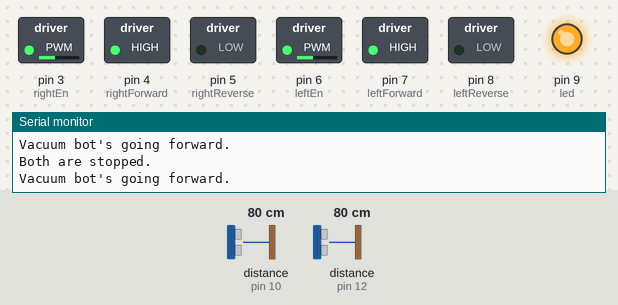
The sketch below on a simulated Arduino Uno, built with avr-gcc and run on an emulated ATmega328P. On the bench: switched loads named in the sketch (green lamp = pin HIGH), output pins drawn as LEDs (lit = HIGH), the last lines printed to the serial monitor. Wiring (inferred from the names in the program): 2 × ultrasonic range finder: trigger pin 11, echo pin 10 / trigger pin 13, echo pin 12. Dashed ring = blinking. The inputs (shaded band) are chosen by the test bench; at power-on: distance to the obstacle (sensors on pin 12, pin 10) 80 cm. The echo pulse lasts 58.3 µs per cm; pins used as bus, display or sensor lines are not drawn.

Above: at 1.2 s.
1.3 s: distance to the obstacle (sensor on pin 12) set to 33 cm
4.3 s: distance to the obstacle (sensor on pin 12) set to 27 cm
At 5.05 s:
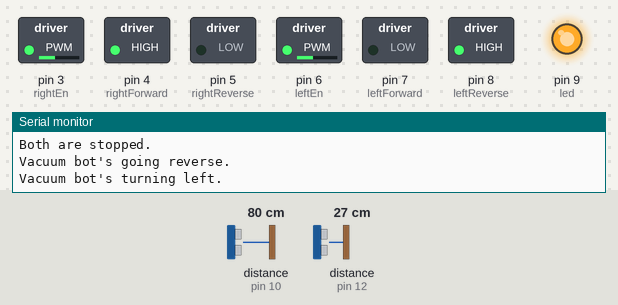
7.3 s: distance to the obstacle (sensor on pin 10) set to 28 cm
10.3 s: distance to the obstacle (sensor on pin 10) set to 23 cm
At 11.16 s:
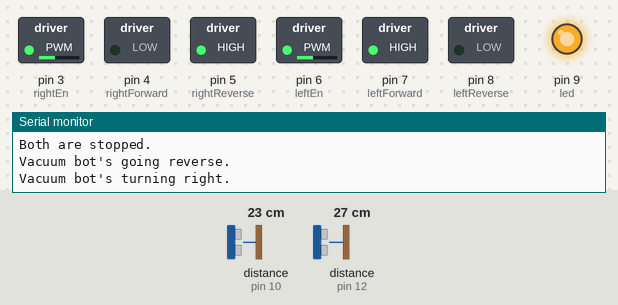
13.3 s: distance to the obstacle (sensor on pin 10) set to 35 cm
At 13.73 s:
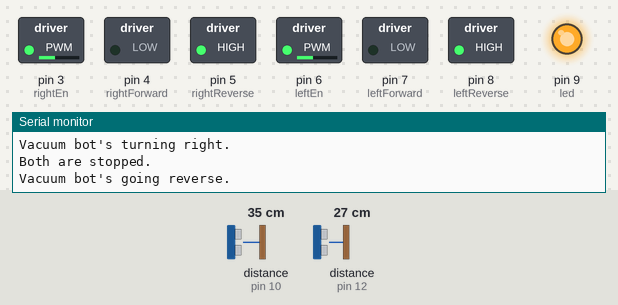
16.3 s: distance to the obstacle (sensor on pin 10) set to 2 cm
At 16.89 s:
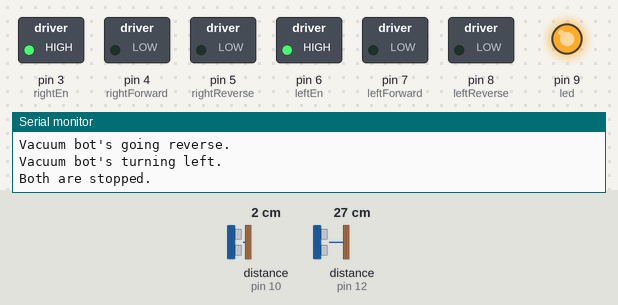
Timing chart, 0 to 20.3 s (numbered marks = the images above; inputs shaded):
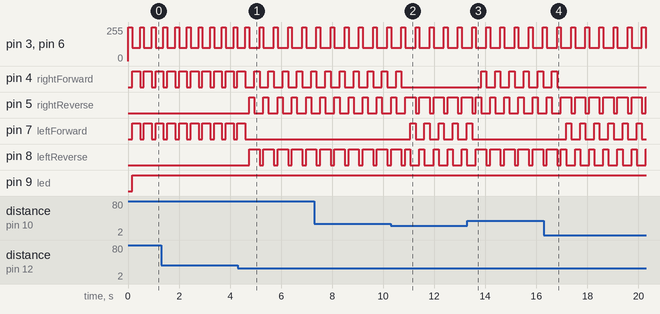

The sketch:

vacuumRobot.ino
```cpp
//HCSR-04
#define rightTrig 13
#define rightEcho 12
#define leftTrig 11
#define leftEcho 10
//L298N
#define rightEn 3
#define rightForward 4
#define rightReverse 5
#define leftEn 6
#define leftForward 7
#define leftReverse 8
//led
#define led 9

int minimumRange = 30;

void setup() {

    pinMode(rightEn,OUTPUT);
    pinMode(rightForward,OUTPUT);
    pinMode(rightReverse,OUTPUT);
    pinMode(leftEn,OUTPUT);
    pinMode(leftForward,OUTPUT);
    pinMode(leftReverse,OUTPUT);

    pinMode(rightTrig,OUTPUT);
    pinMode(rightEcho,INPUT);
    pinMode(leftTrig,OUTPUT);
    pinMode(leftEcho,INPUT);

    pinMode(led,OUTPUT);
    Serial.begin(9600);

}

void loop() {

  int LeftDistance = leftDistance();
  int RightDistance = rightDistance();

  digitalWrite(rightEn,150);
  digitalWrite(leftEn,150);

  Stop();
  delay(150);


  if(LeftDistance && RightDistance > minimumRange){

      goForward();
      delay(200);
  }
  else if(LeftDistance && RightDistance < minimumRange){
      if(LeftDistance<RightDistance){
        goReverse();
        delay(200);
        goRight();
        delay(200);
      }
      else if(LeftDistance>=RightDistance){
        goReverse();
        delay(200);
        goLeft();
        delay(200);
      }
  }
  else if(LeftDistance<minimumRange){
      goRight();
      delay(200);
  }
  else if(RightDistance<minimumRange){
      goLeft();
      delay(200);
  }
  else{
    goForward();
    delay(200);
  }
}

int leftDistance(void){

  long duration;
  int distance;

  digitalWrite(leftTrig,LOW);
  delayMicroseconds(2);
  digitalWrite(leftTrig,HIGH);
  delayMicroseconds(10);
  digitalWrite(leftTrig,LOW);

   duration = pulseIn(leftEcho,HIGH);

   distance= duration*0.034/2;

   return distance;
}

int rightDistance(void){

    long duration;
    int distance;

    digitalWrite(rightTrig,LOW);
    delayMicroseconds(2);
    digitalWrite(rightTrig,HIGH);
    delayMicroseconds(10);
    digitalWrite(rightTrig,LOW);

    duration = pulseIn(rightEcho,HIGH);
    distance= duration*0.034/2;

    return distance;
}

void RightMotorForward(){

 // Serial.println("Right Motor's going forward.");
  analogWrite(rightEn,100);
  digitalWrite(rightForward,HIGH);
  digitalWrite(rightReverse,LOW);

}
void LeftMotorForward(){

  //Serial.println("Left Motor's going forward.");
  analogWrite(leftEn,100);
  digitalWrite(leftForward,HIGH);
  digitalWrite(leftReverse,LOW);

}
void RightMotorReverse(){

  //Serial.println("Right Motor's going reverse.");
  analogWrite(rightEn,100);
  digitalWrite(rightForward,LOW);
  digitalWrite(rightReverse,HIGH);

}
void LeftMotorReverse(){

  //Serial.println("Left Motor's going reverse.");
  analogWrite(leftEn,100);
  digitalWrite(leftForward,LOW);
  digitalWrite(leftReverse,HIGH);

}
void Stop(){

  Serial.println("Both are stopped.");
  digitalWrite(rightForward,LOW);
  digitalWrite(rightReverse,LOW);
  digitalWrite(leftForward,LOW);
  digitalWrite(leftReverse,LOW);

}
void goForward(){

  Serial.println("Vacuum bot's going forward.");
  analogWrite(rightEn,100);
  analogWrite(leftEn,100);
  RightMotorForward();
  LeftMotorForward();

  digitalWrite(led,HIGH);
  delay(100);

}
void goLeft(){

  Serial.println("Vacuum bot's turning left.");
  analogWrite(rightEn,150);
  analogWrite(leftEn,100);
  RightMotorForward();
  LeftMotorReverse();

}
void goRight(){

  Serial.println("Vacuum bot's turning right.");
  analogWrite(rightEn,100);
  analogWrite(leftEn,150);
  RightMotorReverse();
  LeftMotorForward();

}
void goReverse(){

  Serial.println("Vacuum bot's going reverse.");
  analogWrite(rightEn,100);
  analogWrite(leftEn,100);
  LeftMotorReverse();
  RightMotorReverse();

}
```

Measured:
- the behaviour switches between 31 and 30 cm on distance to the obstacle (sensor on pin 12) (found by bisection; images 0 and 1)
- the behaviour switches between 27 and 26 cm on distance to the obstacle (sensor on pin 10) (found by bisection; images 1 and 2)
- after the input at 4.3 s, pin 5 (rightReverse): alternates HIGH for 0.20 s and LOW for 0.36 s, starting after 0.45 s; pin 7 (leftForward): goes on until 4.6 s, then stays LOW; pin 8 (leftReverse): alternates HIGH for 0.41 s and LOW for 0.15 s, starting after 0.45 s
- after the input at 10.3 s, pin 4 (rightForward): goes on until 10.7 s, then stays LOW; pin 7 (leftForward): alternates HIGH for 0.20 s and LOW for 0.35 s, starting after 0.76 s
- after the input at 13.3 s, pin 4 (rightForward): alternates HIGH for 0.20 s and LOW for 0.35 s, starting after 0.54 s; pin 7 (leftForward): goes on until 13.5 s, then stays LOW
- after the input at 16.3 s, pin 4 (rightForward): goes on until 16.8 s, then stays LOW; pin 7 (leftForward): alternates HIGH for 0.20 s and LOW for 0.35 s, starting after 0.87 s
- by itself, pin 3 (rightEn), pin 6 (leftEn): alternates 255/255 for 0.15 s and 100/255 for 0.40 s
- by itself, pin 4 (rightForward): alternates HIGH for 0.20 s and LOW for 0.35 s
